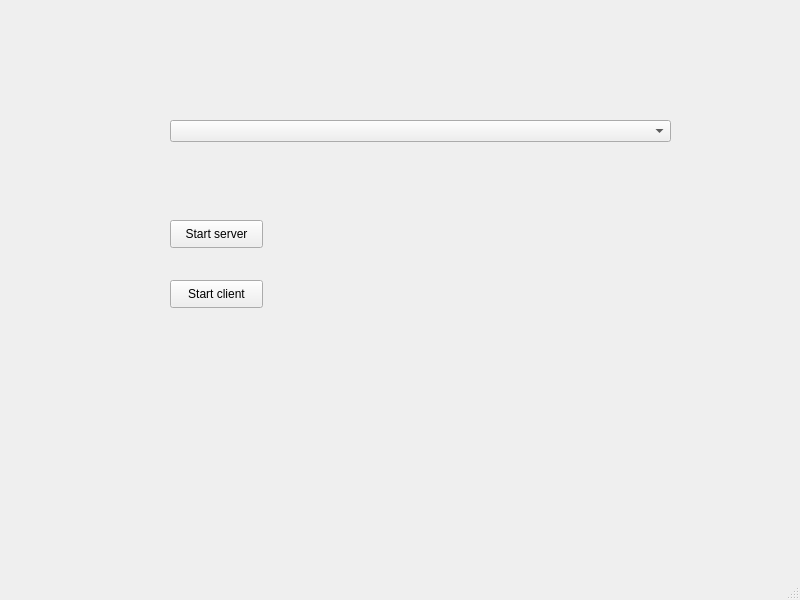
<?xml version="1.0" encoding="UTF-8"?>
<ui version="4.0">
 <class>MainWindow</class>
 <widget class="QMainWindow" name="MainWindow">
  <property name="geometry">
   <rect>
    <x>0</x>
    <y>0</y>
    <width>800</width>
    <height>600</height>
   </rect>
  </property>
  <property name="windowTitle">
   <string>MainWindow</string>
  </property>
  <widget class="QWidget" name="centralwidget">
   <widget class="QPushButton" name="pushButton">
    <property name="geometry">
     <rect>
      <x>170</x>
      <y>220</y>
      <width>93</width>
      <height>28</height>
     </rect>
    </property>
    <property name="text">
     <string>Start server</string>
    </property>
   </widget>
   <widget class="QPushButton" name="pushButton_2">
    <property name="geometry">
     <rect>
      <x>170</x>
      <y>280</y>
      <width>93</width>
      <height>28</height>
     </rect>
    </property>
    <property name="text">
     <string>Start client</string>
    </property>
   </widget>
   <widget class="QComboBox" name="comboBox">
    <property name="geometry">
     <rect>
      <x>170</x>
      <y>120</y>
      <width>501</width>
      <height>22</height>
     </rect>
    </property>
   </widget>
  </widget>
  <widget class="QMenuBar" name="menubar">
   <property name="geometry">
    <rect>
     <x>0</x>
     <y>0</y>
     <width>800</width>
     <height>26</height>
    </rect>
   </property>
  </widget>
  <widget class="QStatusBar" name="statusbar"/>
 </widget>
 <resources/>
 <connections/>
</ui>
